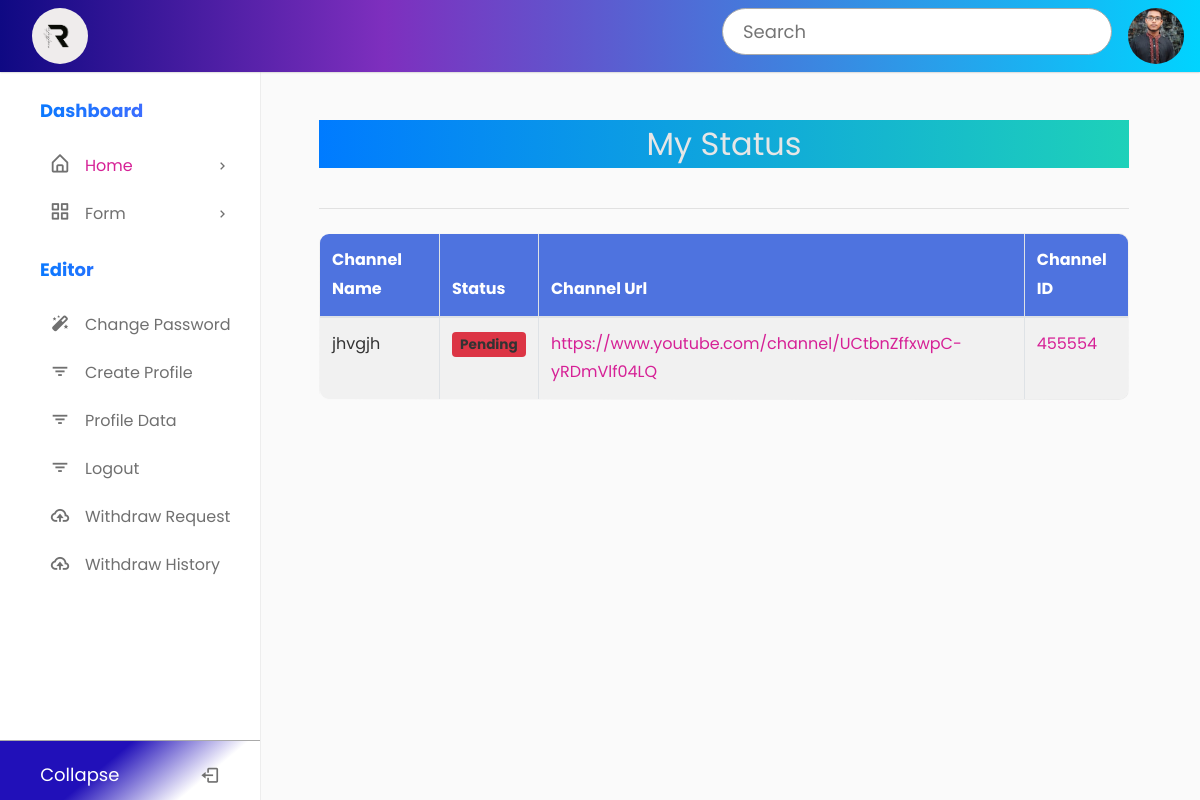
The app's page /formSubmit (signed in) with its own data.
### app/models.py (models this page shows, shortened)
class SiteSettings(models.Model):
    logo = models.ImageField(upload_to='logos/' , null=True , blank=True)
    banner = models.ImageField(upload_to='banner/' , null=True,blank=True)

class Customer_model(models.Model):
    user = models.ForeignKey(User, on_delete=models.CASCADE,blank=True, null=True )
    firstname = models.CharField(max_length=200)
    lastname = models.CharField(max_length=200)
    age = models.IntegerField()
    dob = models.DateField()
    gender = models.CharField(max_length=10, blank=True, null=True,choices=[('male', 'Male'), ('female', 'Female'), ('others', 'Others')])
    email = models.EmailField()
    address = models.CharField(max_length=255)
    address2 = models.CharField(max_length=255, blank=True, null=True)
    area_code = models.CharField(max_length=10,blank=True, null=True)
    phone = models.CharField(max_length=15)
    postal_code = models.CharField(max_length=10)
    city = models.CharField(max_length=100)
    signature = models.ImageField(upload_to='signatures/', null=True, blank=True)
    terms_accepted = models.BooleanField(default=False ,  null=True, blank=True)

class YoutubeChannel(models.Model):
    user = models.ForeignKey(User, on_delete=models.CASCADE)
    channel_name = models.CharField(max_length=255)
    statue = models.CharField(max_length=255 ,default='Pending', choices=ch)
    channel_url = models.URLField()
    channel_id = models.CharField(max_length=255 , unique=True)
    description = models.TextField()

### app/views.py (the view)
# urls.py: path('formSubmit', formsee, name='formSubmit'),
@login_required
def formsee(request):
    form = YoutubeChannel.objects.filter(user=request.user)
    return render(request,'yourForm.html',{'form':form})

### app/templatetags/custom_tags.py (called while the page is built)
@register.simple_tag
def get_site_logo():
    try:
        settings = SiteSettings.objects.first()
        if settings and settings.logo:
            return settings.logo.url
    except SiteSettings.DoesNotExist:
        return ''
    return ''

@register.simple_tag(takes_context=True)
def profile_pic(context):
    request = context['request']
    try:
        customer = Customer_model.objects.filter(user=request.user).first()
        if customer.signature:
            return customer.signature.url
    except Customer_model.DoesNotExist:
        return ''
    return ''

### app/templates/yourForm.html (shortened to what this page needs)
{% extends "base.html" %}
{% block main %}
<div class="container mt-5">
    <h2 class="mb-4 text-center Status-text  text-primary">My Status</h2>
    <hr class="mb-4">
    {% if form %}
        <table class="table table-bordered table-striped">
            <thead class="main_row">
                <tr >
                    <th>Channel Name</th>
                    <th>Status</th>
                    <th class="url_hidden">Channel Url</th>
                    <th>Channel ID</th>
                </tr>
            </thead>
            <tbody>
                {% for channel in form %}
                    <tr>
                        <td>{{ channel.channel_name }}</td>
                        <td>
                            {% if channel.statue == 'approved' %}
                                <span class="badge bg-success">Approved</span>
                                <span class="text-success">(Congratulations!)</span>
                            {% else %}
                                <span class="badge bg-danger">{{ channel.statue }}</span>
                            {% endif %}
                        </td>
                        <td class="url_hidden">
                            <a href="{{channel.channel_url}}" target="_blank" >{{channel.channel_url }}
                            </a>
                        </td>
                        <td>
                            <a href="{{ channel.channel_url }}" target="_blank" >{{ channel.channel_id }}
                            </a>
                        </td>
                    </tr>
                {% endfor %}
            </tbody>
        </table>
    {% endif %}
</div>
{% endblock main %}

### app/templates/base.html (shortened to what this page needs)
<!DOCTYPE html>
{%load static%}
{% load custom_tags %}
<html lang="en">
<head>
  <link href="https://unpkg.com/boxicons@2.1.4/css/boxicons.min.css" rel="stylesheet" />
  <link rel="stylesheet" href="{% static 'style.css'%}" />
  <link rel="stylesheet" href="{% static 'styleconForm.css'%}" />
  <link rel="stylesheet" href="https://stackpath.bootstrapcdn.com/font-awesome/4.7.0/css/font-awesome.min.css">
</head>
<body>
  <nav id="navbar1" class="navbar">
    <div class="navbar_content searchand-image">
      <div class="logo_item">
        <a href="{% url 'index' %}">
          <img class="logo_image"  height="150px" width="150px" src="{% get_site_logo %}" alt="CodingNepal">
        </a>
      </div>
      <div class="profileimagSearch">
        <div class="search_bar " style="display: flex;">
          <input type="text" placeholder="Search" />
        </div>
        {% if request.user.is_authenticated %}
        <img  src="{% profile_pic %}" alt="" class="profile" />
        {% else %}
        <img   src="{% static 'image/unknow.png' %}" alt="" class="profile" />
        {% endif %}
      </div>
    </div>
  </nav>
  <nav class="sidebar">
    <div class="menu_content">
      <ul class="menu_items">
        <div class="menu_title text-gradient  menu_dahsboard"></div>
        <li class="item">
          <div class="nav_link submenu_item">
            <span class="navlink_icon">
              <i class="bx bx-home-alt"></i>
            </span>
            <span  class="navlink "><a href="{% url 'home'%}"> Home</a></span>
            <i class="bx bx-chevron-right arrow-left"></i>
          </div>
        </li>
        <li class="item">
          <div href="#" class="nav_link submenu_item">
            <span class="navlink_icon">
              <i class="bx bx-grid-alt"></i>
            </span>
            <span class="navlink">Form</span>
            <i class="bx bx-chevron-right arrow-left"></i>
          </div>
        </li>
      </ul>
      <ul class="  menu_items">
        <div class=" text-gradient menu_title menu_editor"></div>
        <li class="item">
          <a href="{% url 'passwordchange'%}" class="nav_link">
            <span class="navlink_icon">
              <i class="bx bxs-magic-wand"></i>
            </span>
            <span class="navlink">Change Password</a></span>
        </li>
        <li class="item">
          <a href="{% url 'profile' %}" class="nav_link">
            <span class="navlink_icon">
              <i class="bx bx-filter"></i>
            </span>
            <span class="navlink">Create Profile</span>
          </a>
          <a href="{% url 'show_customer_data'%}" class="nav_link">
            <span class="navlink_icon">
              <i class="bx bx-filter"></i>
            </span>
            <span class="navlink">Profile Data</span>
          </a>
        </li>
        <li class="item">
          <a href="#" class="nav_link" onclick="document.getElementById('logout-form').submit();">
            <span class="navlink_icon">
              <i class="bx bx-filter"></i>
            </span>
            <span class="navlink">Logout</span>
          </a>
        </li>
        <li class="item">
        <li class="item">
          <a href="{% url 'withdraw'%}" class="nav_link">
            <span class="navlink_icon">
              <i class="bx bx-cloud-upload"></i>
            </span>
            <span class="navlink">Withdraw Request</span>
          </a>
        </li>
        <li class="item">
        <li class="item">
          <a href="{% url 'withdrawal_history'%}" class="nav_link">
            <span class="navlink_icon">
              <i class="bx bx-cloud-upload"></i>
            </span>
            <span class="navlink">Withdraw  History</span>
          </a>
        </li>
      </ul>
      <div class="bottom_content ">
        <div class="bottom expand_sidebar bottom_content1">
          <span class="text-white"> Expand</span>
          <i class='bx bx-log-in'></i>
        </div>
        <div class="bottom collapse_sidebar bottom_content1 ">
          <span class="text-white" > Collapse</span>
          <i class='bx bg-black bx-log-out'></i>
        </div>
      </div>
    </div>
  </nav>
  {%block main%}
  {%endblock main%}
</body>
</html>

### app/static/style.css (style rules this page uses)
* { margin: 0; padding: 0; box-sizing: border-box; font-family: "Poppins", sans-serif; }
:root { --white-color: #fff; --blue-color: #4070f4; --grey-color: #707070; --grey-color-light: #aaa; }
body { background-color: #e7f2fd; transition: all 0.5s ease; }
.navbar { position: fixed; top: 0; width: 100%; left: 0; background-color: var(--white-color); display: flex; align-items: center; justify-content: space-between; padding: 15px 30px; z-index: 1000; box-shadow: 0 0 2px var(--grey-color-light); }
.logo_item { display: flex; align-items: center; column-gap: 10px; font-size: 22px; font-weight: 500; color: var(--blue-color); }
.navbar img { width: 35px; height: 35px; border-radius: 50%; }
.search_bar { height: 47px; max-width: 430px; width: 100%; }
.search_bar input { height: 100%; width: 100%; border-radius: 25px; font-size: 18px; outline: none; background-color: var(--white-color); color: var(--grey-color); border: 1px solid var(--grey-color-light); padding: 0 20px; }
.navbar_content { display: flex; align-items: center; column-gap: 25px; }
.sidebar { background-color: var(--white-color); width: 260px; position: fixed; top: 0; left: 0; height: 100%; padding: 80px 20px; z-index: 100; overflow-y: scroll; box-shadow: 0 0 1px var(--grey-color-light); transition: all 0.5s ease; }
.menu_content { position: relative; }
.menu_title { margin: 15px 0; padding: 0 20px; font-size: 18px; }
.menu_title::before { color: var(--grey-color); white-space: nowrap; }
.menu_dahsboard::before { content: "Dashboard"; }
.menu_editor::before { content: "Editor"; }
.menu_items { padding: 0; list-style: none; }
.navlink_icon { position: relative; font-size: 22px; min-width: 50px; line-height: 40px; display: inline-block; text-align: center; border-radius: 6px; }
.navlink_icon::before { content: ""; position: absolute; height: 100%; width: calc(100% + 100px); left: -20px; }
.sidebar .nav_link { display: flex; align-items: center; width: 100%; padding: 4px 15px; border-radius: 8px; text-decoration: none; color: var(--grey-color); white-space: nowrap; }
.submenu_item { cursor: pointer; }
.submenu_item .arrow-left { position: absolute; right: 10px; display: inline-block; margin-right: auto; }
.bottom_content { position: fixed; bottom: 60px; left: 0; width: 260px; cursor: pointer; transition: all 0.5s ease; }
.bottom { position: absolute; display: flex; align-items: center; left: 0; justify-content: space-around; padding: 18px 0; text-align: center; width: 100%; color: var(--grey-color); border-top: 1px solid var(--grey-color-light); background-color: var(--white-color); }
.bottom i { font-size: 20px; }
.bottom span { font-size: 18px; }

### app/templates/base.html (style rules this page uses)
.searchand-image { flex-direction: row !important; justify-content: space-between !important; width: 100%; }
.text-gradient { font-weight: bold; background: linear-gradient(to right, #007bff, #6c63ff); -webkit-background-clip: text; -webkit-text-fill-color: transparent; }
.profileimagSearch { display: flex; }
.logo_image , .profileimagSearch img { width: 3.5rem !important; height: 3.5rem !important; margin-left: 1rem; }
#navbar1 { background: rgb(2,0,36); background: linear-gradient(90deg, rgb(15, 9, 131) 0%, rgba(126,47,190,1) 32%, rgba(0,212,255,1) 100%, rgba(0,212,255,1) 100%); }
.bottom_content1 { background: rgb(255,255,255); background: linear-gradient(320deg, rgba(255,255,255,1) 27%, rgb(33, 16, 185) 61%); }

### app/templates/yourForm.html (style rules this page uses)
.table { background: linear-gradient(to right, #f9f9f9, #ececec); border-radius: 10px; overflow: hidden; }
.Status-text { color:rgb(230, 230, 230) !important; background: linear-gradient(90deg, #007bff, #1ed1b9) !important; }
.table th { background-color: #4e73df; color: white; font-weight: bold; }
.table td { background-color: #f1f1f1; color: #333; }
.badge { font-size: 0.85rem; padding: 0.4em 0.6em; }
.table-striped tbody tr:nth-child(odd) { background-color: #f9f9f9; }
@media only screen and (min-width: 768px) { .container { margin-left: 19rem; display: flex ; flex-direction: column; width: 70%; } }

### records on screen
SiteSettings: logo (picture)
YoutubeChannel: channel_name "jhvgjh", statue "Pending", channel_url "https://www.youtube.com/channel/UCtbnZffxwpC-yRDmVlf04LQ", channel_id "455554"
